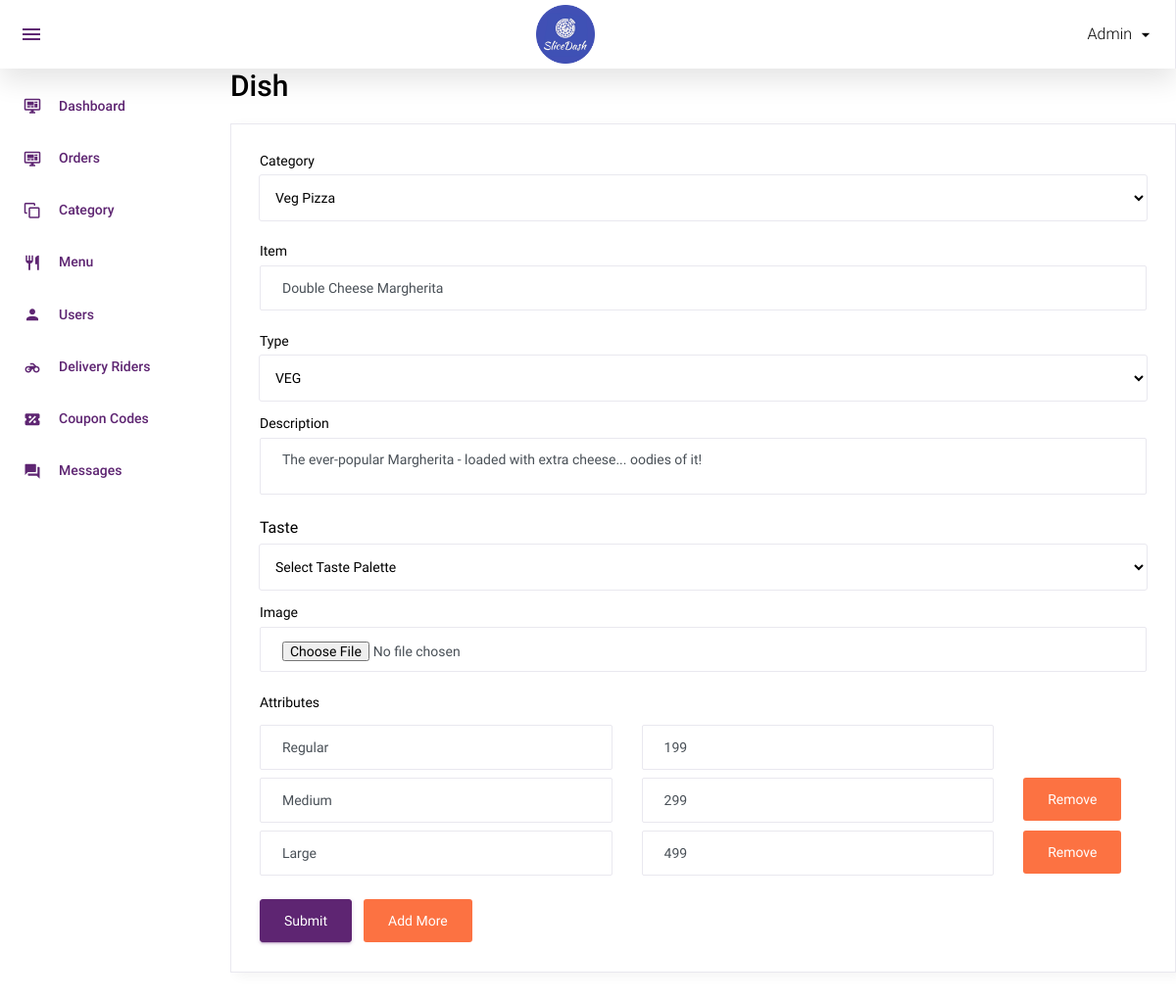
Page /admin/manage_dish.php?id=14 (signed in) on the committed database.
### tables this page shows
CREATE TABLE `dish` (
  `id` int(11) NOT NULL,
  `category_id` int(11) NOT NULL,
  `dish` varchar(100) NOT NULL,
  `dish_detail` text NOT NULL,
  `image` varchar(100) NOT NULL,
  `type` enum('veg','non-veg') NOT NULL,
  `status` int(11) NOT NULL,
  `added_on` datetime NOT NULL,
  `taste` varchar(10) NOT NULL
);

CREATE TABLE `dish_details` (
  `id` int(11) NOT NULL,
  `dish_id` int(11) NOT NULL,
  `attribute` varchar(100) NOT NULL,
  `price` int(11) NOT NULL,
  `status` int(11) NOT NULL,
  `added_on` datetime NOT NULL
);

### function.inc.php (called while the page is built, shortened)
<?php
function get_safe_value($str){
    global $con;
    $str=mysqli_real_escape_string($con,$str);
    return $str;
}
    ?>

### admin/manage_dish.php (the view, shortened to what this page needs)
<?php
include('top.php');
$category_id="";
$dish="";
$dish_detail="";
$id="";
$image_status='required';
if(isset($_GET['id']) && $_GET['id']>0){
	$id=get_safe_value($_GET['id']);
	$row=mysqli_fetch_assoc(mysqli_query($con,"select * from dish where id='$id'"));
	$category_id=$row['category_id'];
	$dish=$row['dish'];
	$type=$row['type'];
	$dish_detail=$row['dish_detail'];
	$image_status='';
}
$res_category=mysqli_query($con,"select * from category where status='1' order by category asc");
$arrType=array('veg','non-veg');
?>
<div class="row">
			<h1 class="grid_title ml10 ml15">Dish</h1>
            <div class="col-12 grid-margin stretch-card">
              <div class="card">
                <div class="card-body">
                  <form class="forms-sample" method="post" enctype="multipart/form-data">
                    <div class="form-group">
                      <label for="exampleInputName1">Category</label>
                      <select class="form-control" name="category_id" required>
						<?php
						while($row_category=mysqli_fetch_assoc($res_category)){
							if($row_category['id']==$category_id){
								echo "<option value='".$row_category['id']."' selected>".$row_category['category']."</option>";
							}else{
								echo "<option value='".$row_category['id']."'>".$row_category['category']."</option>";
							}
						}
						?>
					  </select>
                    </div>
					<div class="form-group">
                      <label for="exampleInputName1">Item</label>
                      <input type="text" class="form-control" placeholder="Enter an item" name="dish" required value="<?php echo $dish?>">
                    </div>
                    <div class="form-group">
					<label for="exampleInputName1">Type</label>
                      <select class="form-control" style="margin-bottom: 16px;" name="type" required>
						<?php
							foreach($arrType as $list){
								if($list==$type){
									echo "<option value='$list' selected>".strtoupper($list)."</option>";
								}
								else{
									echo "<option value='$list'>".strtoupper($list)."</option>";
								}
							}
						?>
					  </select>
                      <label for="exampleInputEmail3" required>Description</label>
                      <textarea name="dish_detail" class="form-control" placeholder="Enter Description"><?php echo $dish_detail?></textarea>
                    </div>
					<label for="taste">Taste</label>
					<select class="form-control"style="margin-botton:16px;" name="taste" required>
						<option value="">Select Taste Palette</option>
					</select>
					<div class="form-group" style="margin-top:16px">
                      <label for="exampleInputEmail3">Image</label>
                      <input type="file" class="form-control" placeholder="Enter Image" name="image" <?php echo $image_status?>>
                    </div>
					<div class="form-group" id="dish_box1">
						<label for="exampleInputEmail3">Attributes</label>
					<?php if($id==0){?>
						<div class="row">
							<div class="col-5">
								<input type="text" class="form-control" placeholder="Attribute" name="attribute[]" required>
							</div>
							<div class="col-5">
								<input type="text" class="form-control" placeholder="Price" name="price[]" required>
							</div>
						</div>
					<?php } else{
						$dish_details_res=mysqli_query($con,"select * from dish_details where dish_id='$id'");
						$ii=1;
						while($dish_details_row=mysqli_fetch_assoc($dish_details_res)){
						?>
						<div class="row mt8">
							<div class="col-5">
								<input type="text" class="form-control" placeholder="Attribute" name="attribute[]" required value="<?php echo $dish_details_row['attribute']?>">
							</div>
							<div class="col-5">
								<input type="text" class="form-control" placeholder="Price" name="price[]" required  value="<?php echo $dish_details_row['price']?>">
							</div>
							<?php if($ii!=1){
							?>
							<div class="col-2"><button type="button" class="btn badge-danger mr-2" onclick="remove_more_new('<?php echo $dish_details_row['id']?>')">Remove</button></div>
							<?php
							}
							?>
						</div>
					<?php
					$ii++;
					} } ?>
					</div>
                    <button type="submit" class="btn btn-primary mr-2" name="submit">Submit</button>
					<button type="button" class="btn badge-danger mr-2" onclick="add_more()">Add More</button>
                  </form>
                </div>
              </div>
            </div>
		 </div>
<?php include('footer.php');?>

### rows in the picture
dish: dish "Double Cheese Margherita", type "VEG", dish_detail "The ever-popular Margherita - loaded with extra cheese... oodies of it!"
dish_details: attribute "Regular", price "199"
dish_details: attribute "Medium", price "299"
dish_details: attribute "Large", price "499"

### other values in the picture
form field category_id "Veg Pizza"
